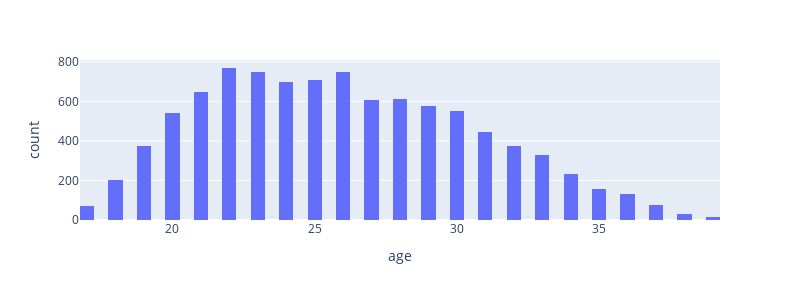

The code cell stored with this chart in its notebook:
### Code cell
fig = px.histogram(football_df, x='age')
fig.update_layout(
    width=800,
    height=300 
)
fig.show()

### Figure 1 — Plotly figure (JSON) as saved in the notebook; plotly's stock layout.template omitted (floating-point values rounded to 4 significant figures; data arrays with more than 128 entries replaced by an {"elided": "..."} marker saying what was removed)
{"data": [{"alignmentgroup": "True", "bingroup": "x", "hovertemplate": "age=%{x}<br>count=%{y}<extra></extra>", "legendgroup": "", "marker": {"color": "#636efa", "pattern": {"shape": ""}}, "name": "", "offsetgroup": "", "orientation": "v", "showlegend": false, "type": "histogram", "x": {"elided": "9650 float values"}, "xaxis": "x", "yaxis": "y"}], "layout": {"barmode": "relative", "height": 300, "legend": {"tracegroupgap": 0}, "margin": {"t": 60}, "width": 800, "xaxis": {"anchor": "y", "domain": [0, 1], "title": {"text": "age"}}, "yaxis": {"anchor": "x", "domain": [0, 1], "title": {"text": "count"}}}}
